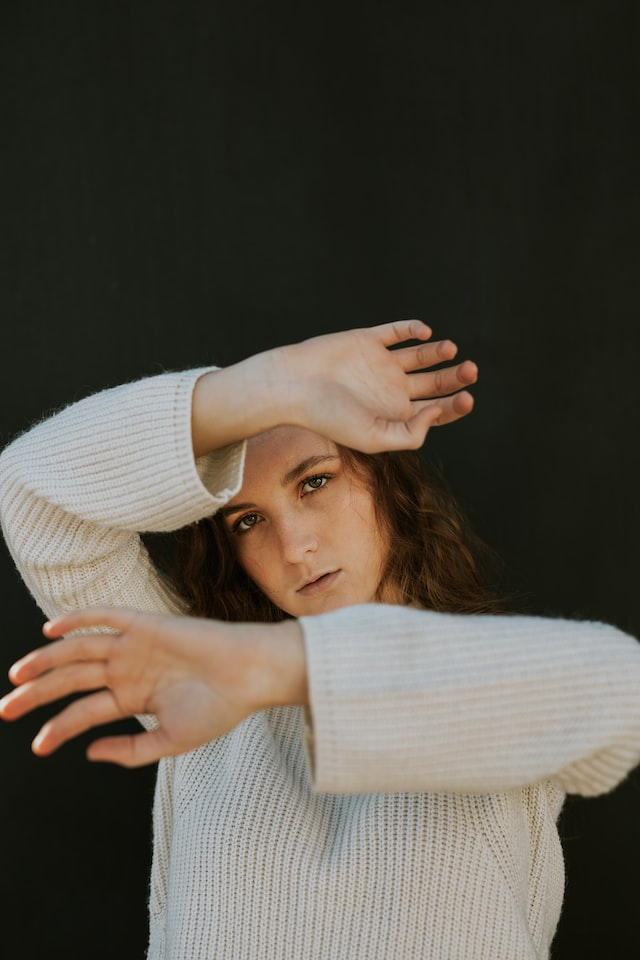
#> input picture experiments/image.jpg, 640 x 960 px, given in place of IMG20241127105250.jpg, which was not available
$ python adding-landmarks-custom.py
#> lines starting #> are read from the running program, lines starting #| are printed output that depends on the picture; pictures that were not available may be replaced by others from this repository, and a replacement may not be noted
#> further down, image is the input picture: shape (960, 640, 3); mean B, G, R 70.6, 80.5, 86.4
import cv2
import json
import os
import numpy as np

# List to store the points for all images
all_landmarks = []
left_hand_landmarks = []  # Temporary list to store left hand landmarks
right_hand_landmarks = []  # Temporary list to store right hand landmarks
extra_point_left = None
extra_point_right = None

# Resize factor
resize_factor = 0.5  # Change this to adjust the size of the displayed image

# Number of landmarks for one hand
NUM_LANDMARKS = 21

# Function to capture mouse click events
def click_event(event, x, y, flags, param):
    global left_hand_landmarks, right_hand_landmarks, image_width, image_height, extra_point_right, extra_point_left
    if event == cv2.EVENT_LBUTTONDOWN:
        # Normalize the (x, y) coordinates
        print(f"Clicked: ({x}, {y})")

        normalized_x = x / (image_width * resize_factor)
        normalized_y = y / (image_height * resize_factor)

        print(f"Normalized: ({normalized_x}, {normalized_y})")

        # Add the normalized point to the current hand landmarks
        if len(left_hand_landmarks) < NUM_LANDMARKS:
            left_hand_landmarks.append({"x": normalized_x, "y": normalized_y})
            print(f"Left hand: {len(left_hand_landmarks)} landmarks captured.")
        elif len(right_hand_landmarks) < NUM_LANDMARKS:
            right_hand_landmarks.append({"x": normalized_x, "y": normalized_y})
            print(f"Right hand: {len(right_hand_landmarks)} landmarks captured.")
        elif extra_point_left is None:
            extra_point_left = {"x": normalized_x, "y": normalized_y}
            print("Extra point for left hand captured.")
        elif extra_point_right is None:
            extra_point_right = {"x": normalized_x, "y": normalized_y}
            print("Extra point for right hand captured.")

        # Display the point on the image
        cv2.circle(image_resized, (x, y), 3, (0, 0, 255), -1)
        cv2.imshow('Image', image_resized)

        # Once we have 21 points for each hand, signal completion
        if len(left_hand_landmarks) == NUM_LANDMARKS and len(right_hand_landmarks) == NUM_LANDMARKS:
            print("Landmarks for both hands captured.")

# List of specific images to annotate
image_files = [
    "IMG20241127105250.jpg",
    "IMG20241127105256.jpg",
    "IMG20241127105346.jpg",
    "IMG20241127102901.jpg",
    "IMG20241127102854.jpg",
    "IMG20241127102811.jpg",
    "IMG20241127102805.jpg",
    "IMG20241127102649.jpg",
    "IMG20241127102643.jpg",
    "IMG20241127102538.jpg",
    "IMG20241127102532.jpg",
    "IMG20241127102430.jpg",
    "IMG20241127102423.jpg",
    "IMG20241127102317.jpg",
    "IMG20241127102216.jpg",
    "IMG20241127102205.jpg"
]

# Directory paths
input_directory = "/home/user/Desktop/RP/datasets/ourData/Data/Dataset/IR images"
output_file = "/home/user/Desktop/RP/datasets/ourData/Data/Dataset/Annotations/landmarks_normalized.json"

# Add these functions after the imports
def enhance_image(image):
    # Increase brightness
    brightened = cv2.convertScaleAbs(image, alpha=2.0, beta=0)  # alpha=2.0 doubles brightness
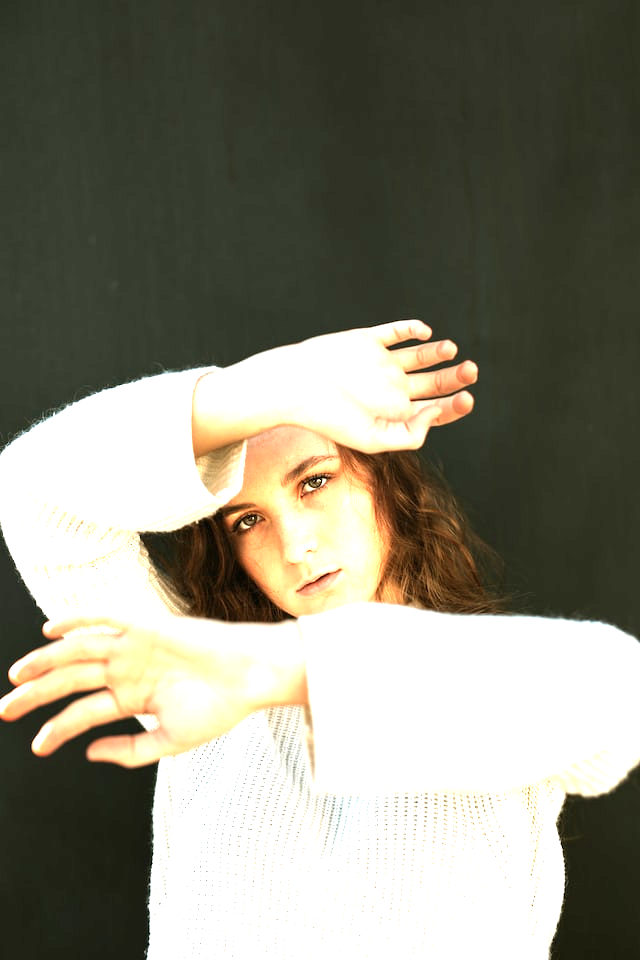
#> brightened: shape (960, 640, 3); mean B, G, R 119.7, 134.2, 136.2

    # Apply CLAHE
    lab = cv2.cvtColor(brightened, cv2.COLOR_BGR2LAB)
#> lab: shape (960, 640, 3); mean of channels 0, 1, 2 136.1, 126.2, 136.7
    l, a, b = cv2.split(lab)
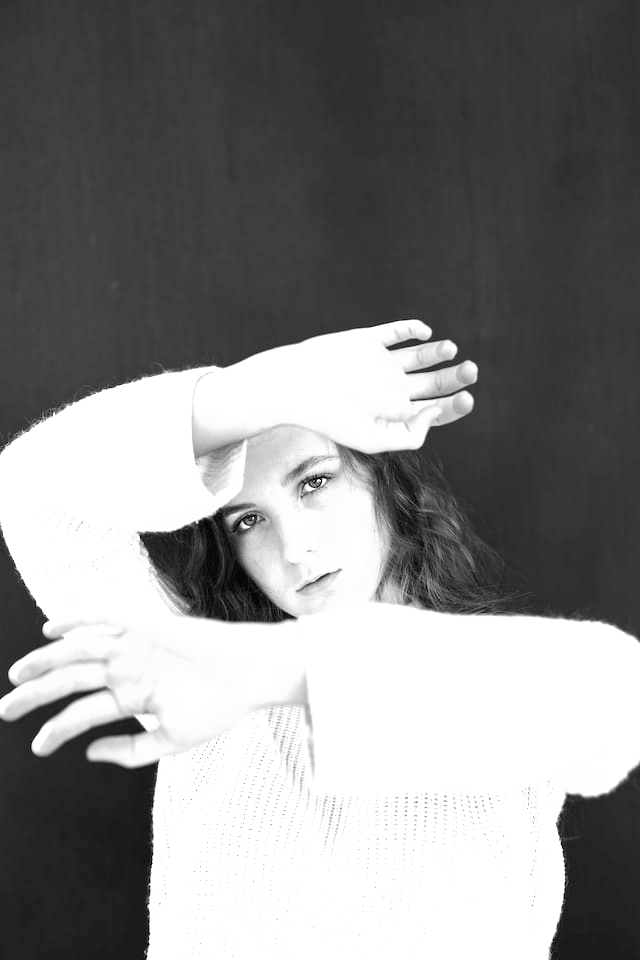
#> l: shape (960, 640); min 1, max 255, mean 136.1
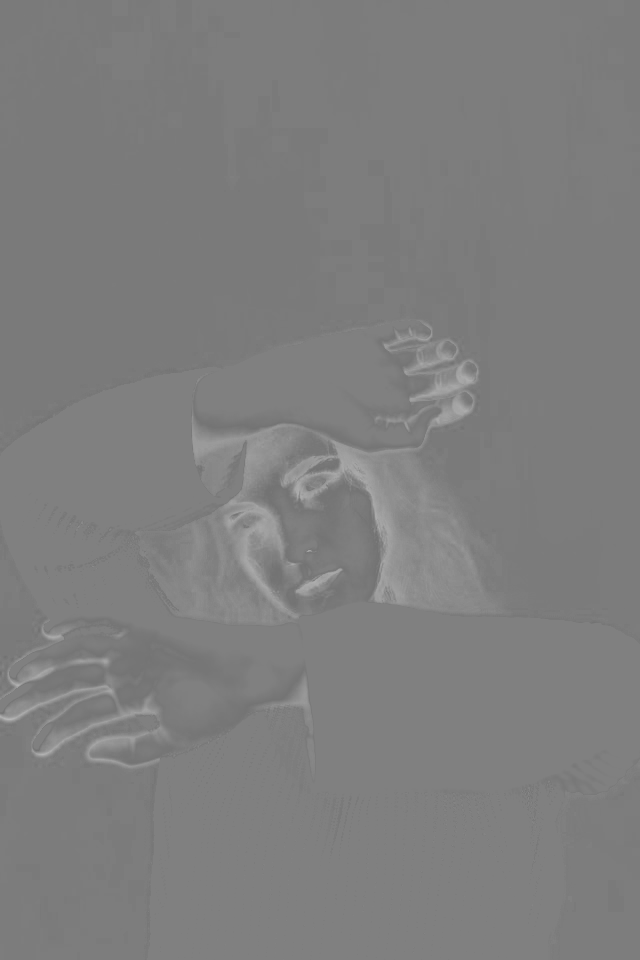
#> a: shape (960, 640); min 111, max 182, mean 126.2
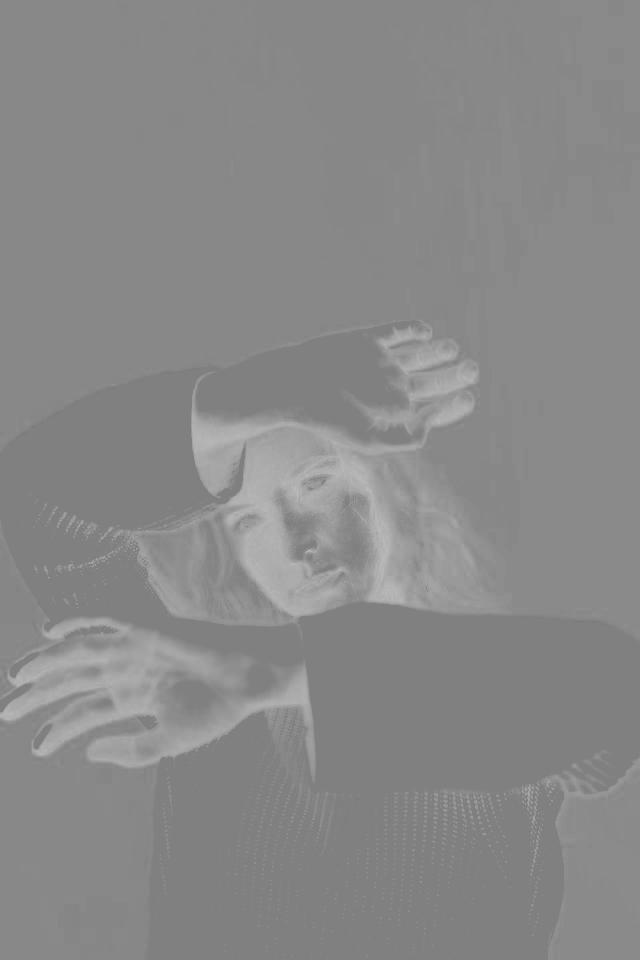
#> b: shape (960, 640); min 120, max 189, mean 136.7
    clahe = cv2.createCLAHE(clipLimit=4.0, tileGridSize=(8,8))
    l = clahe.apply(l)
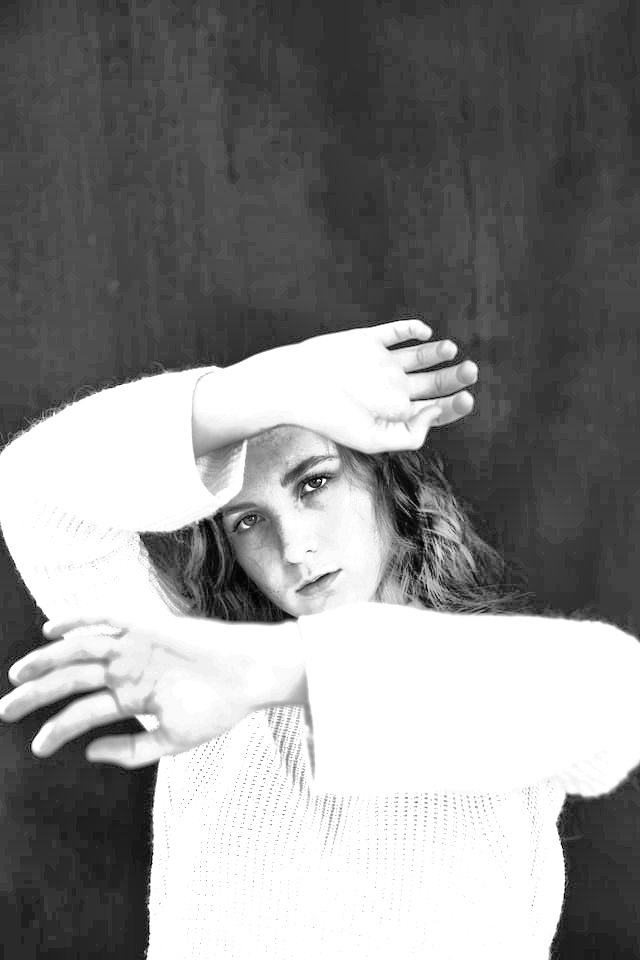
#> l: shape (960, 640); min 1, max 255, mean 139.5
    enhanced = cv2.merge((l,a,b))
#> enhanced: shape (960, 640, 3); mean of channels 0, 1, 2 139.5, 126.2, 136.7
    enhanced = cv2.cvtColor(enhanced, cv2.COLOR_LAB2BGR)
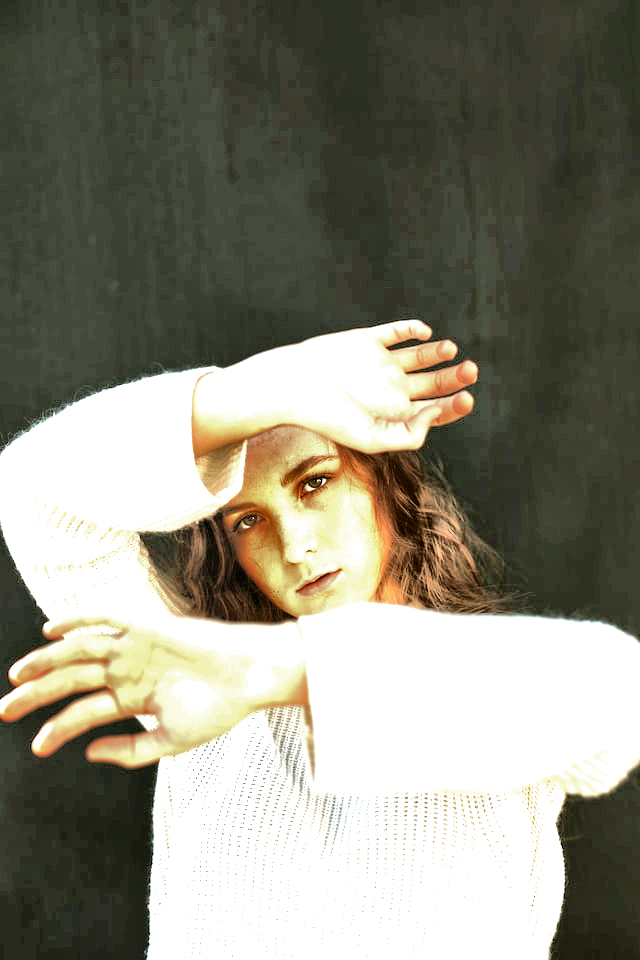
#> enhanced: shape (960, 640, 3); mean B, G, R 122.2, 136.9, 138.8

    return enhanced

# Process each image
for image_file in image_files:
    current_image_name = image_file
    image_path = os.path.join(input_directory, image_file)

    while True:
        # Reset landmarks for the current image
        left_hand_landmarks = []
        right_hand_landmarks = []
        extra_point_left = None
        extra_point_right = None

        # Load and enhance the image
        image = cv2.imread(image_path)
        image = enhance_image(image)
        image_height, image_width, _ = image.shape
#> image_height = 960; image_width = 640

        # Resize the image to fit the window (if necessary)
        image_resized = cv2.resize(image, (int(image_width * resize_factor), int(image_height * resize_factor)))

        # Set up the window and mouse callback
        cv2.imshow("Image", image_resized)
        cv2.setMouseCallback("Image", click_event)

        # Wait for the user to click on all the landmarks
        print(f"Annotating {image_file}. Click {NUM_LANDMARKS} points for each hand.")
        cv2.waitKey(0)
        cv2.destroyAllWindows()

        # Confirm whether to proceed or retry
        decision = input(f"Finished {image_file}. Type 'n' to proceed to the next image, or 'r' to retry: ").strip().lower()
#> the answer given: ../experiments/image.jpg
#> the answer given: ../experiments/IMG20241127102216.jpg
#> the answer given: ../experiments/IMG20241127102216.jpg
#> (the run stopped early here; a loop or call above may not have finished)
